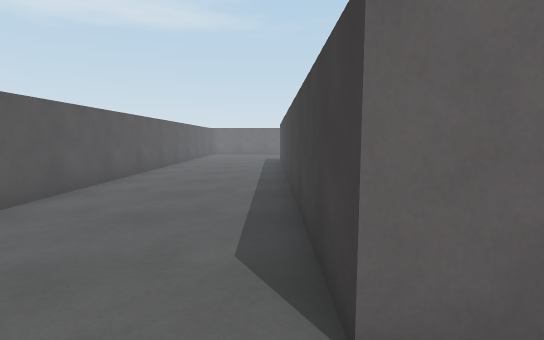
View 1 (above)

20 first-person views from a walk through a 3-D level made in the Unity game engine. The camera is 1.2 m above the floor, tilts 6° down and sees 85° across. The floor is counted in squares, 1 m on a side. Each view is taken from the middle of a square. On the plan, view 1 faces up. The plan holds only what a view shows up to about 13 squares ahead; the rest is blank. The player is left out.

View 2
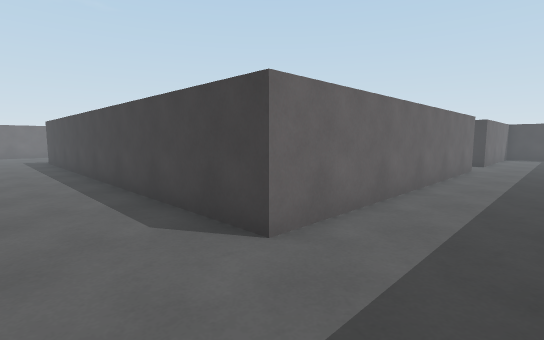

View 3
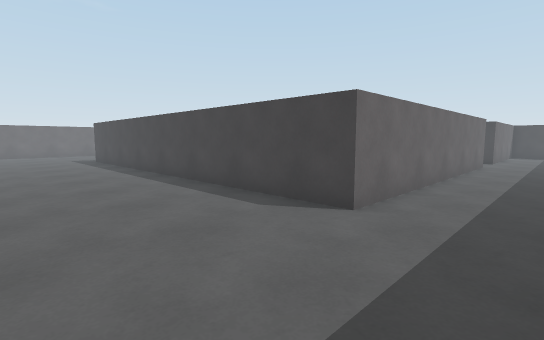

View 4
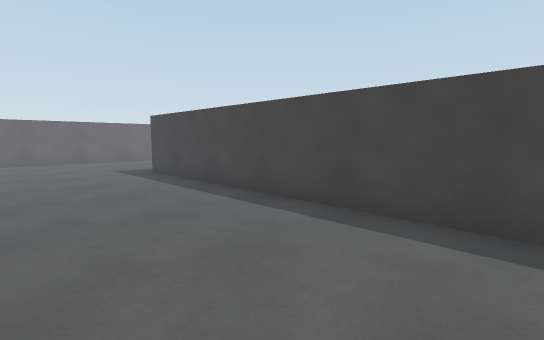

View 5
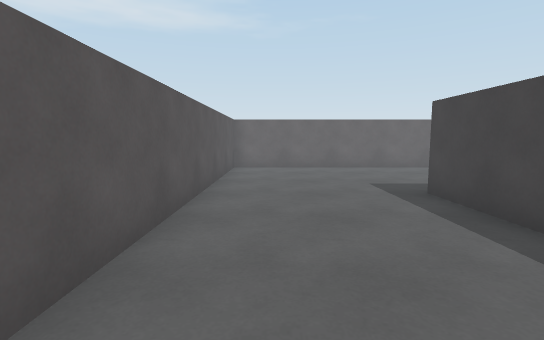

View 6
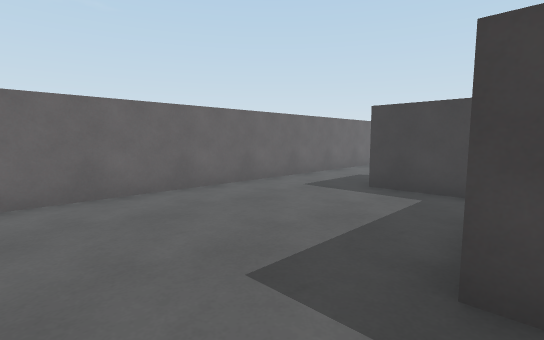

View 7
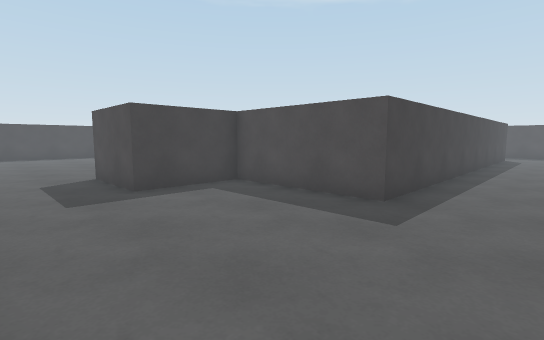

View 8
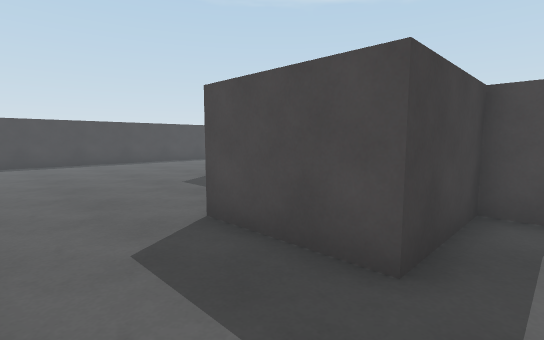

View 9
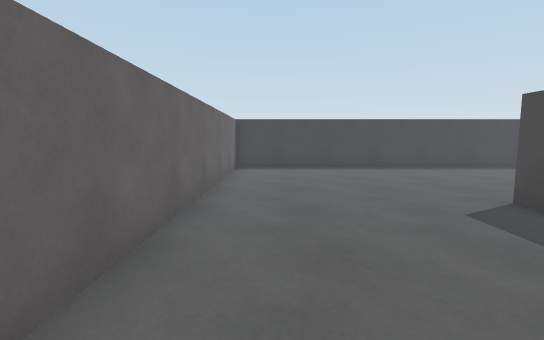

View 10
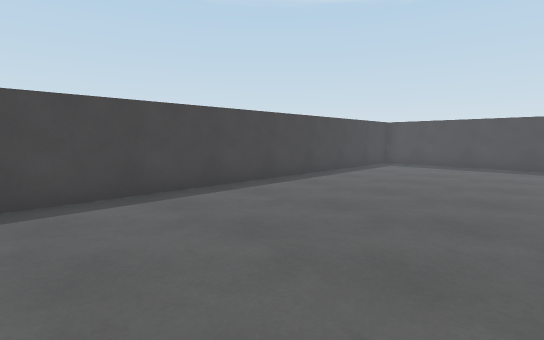

View 11
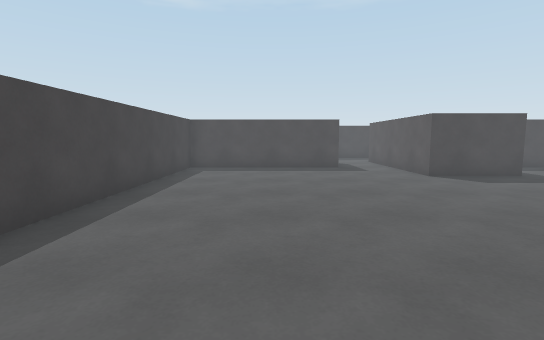

View 12
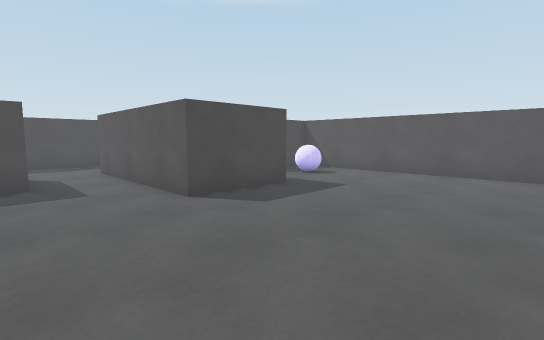

View 13
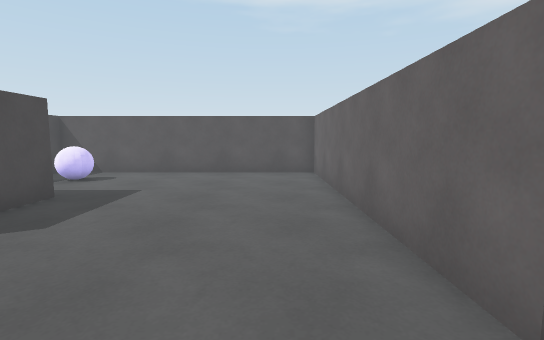

View 14
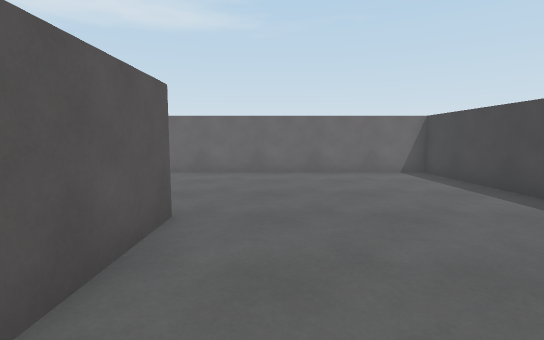

View 15
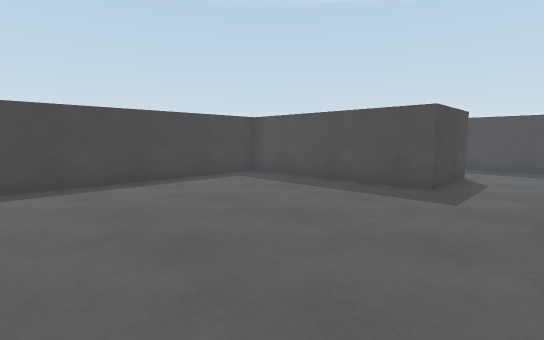

View 16
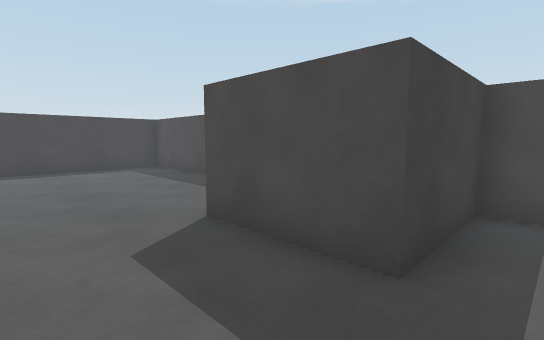

View 17
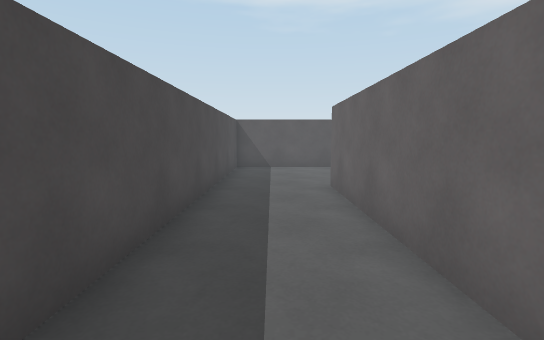

View 18
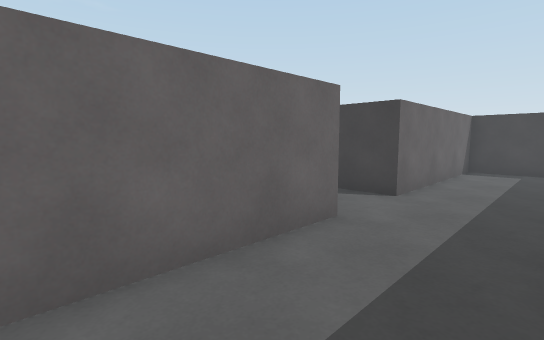

View 19
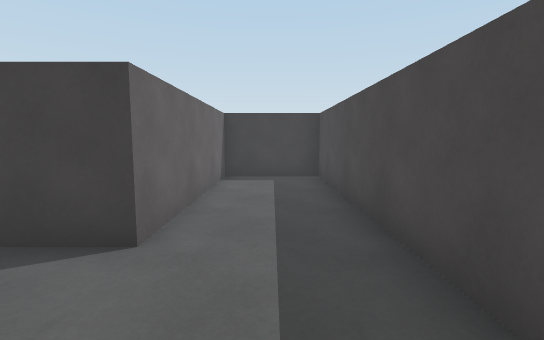

View 20
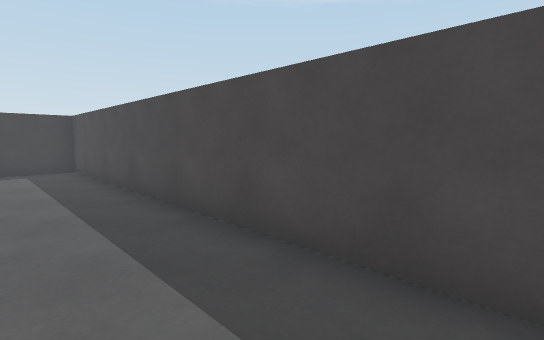

### Floor plan
Points are (right, up) in squares from view 1. A wall is a line through its corners. A room is listed if a view was taken in it or the views show most of it. See-through windows are left out.
Room 1 (views 1, 2, 3, 4, 5, 6, 7, 8, 9, 10, 11, 12, 13, 14, 15, 16, 17, 18, 19, 20)
walls: (7.1, 4.5) (7.9, 4.5) (7.9, 7.5) (10.9, 7.5) (10.9, 1.5) (0.5, 1.5) (0.5, 16.5) (4.9, 16.5) (4.9, 19.5) (8, 19.5); (11.8, 16.5) (12.5, 16.5) (12.5, 13.5) (3.4, 13.5) (3.4, 4.5) (5.5, 4.5); (-4.6, 2.6) (-4.6, -1.5) (19.4, -1.5) (19.4, 1.5) (13.2, 1.5) (13.2, 4.5) (19.4, 4.5) (19.4, 22.5) (-4.6, 22.5) (-4.6, 4.9)
objects: ball (5, 6) to (6, 7)

Where each view was taken, in squares from view 1:
view 1: 0 up, 0 right, facing up
view 2: 1 down, 2 left, facing up-right
view 3: 1 down, 4 left, facing up-right
view 4: 6 up, 4 left, facing up-right
view 5: 10 up, 3 left, facing up
view 6: 16 up, 2 left, facing up-right
view 7: 22 up, 2 left, facing down-right
view 8: 22 up, 4 right, facing down-right
view 9: 21 up, 7 right, facing right
view 10: 19 up, 13 right, facing down-right
view 11: 17 up, 16 right, facing down
view 12: 13 up, 14 right, facing down-left
view 13: 12 up, 14 right, facing left
view 14: 12 up, 14 right, facing up
view 15: 12 up, 11 right, facing down-right
view 16: 10 up, 7 right, facing down-right
view 17: 0 up, 8 right, facing left
view 18: 1 down, 7 right, facing up-right
view 19: 0 up, 10 right, facing right
view 20: 1 up, 7 right, facing down-right
